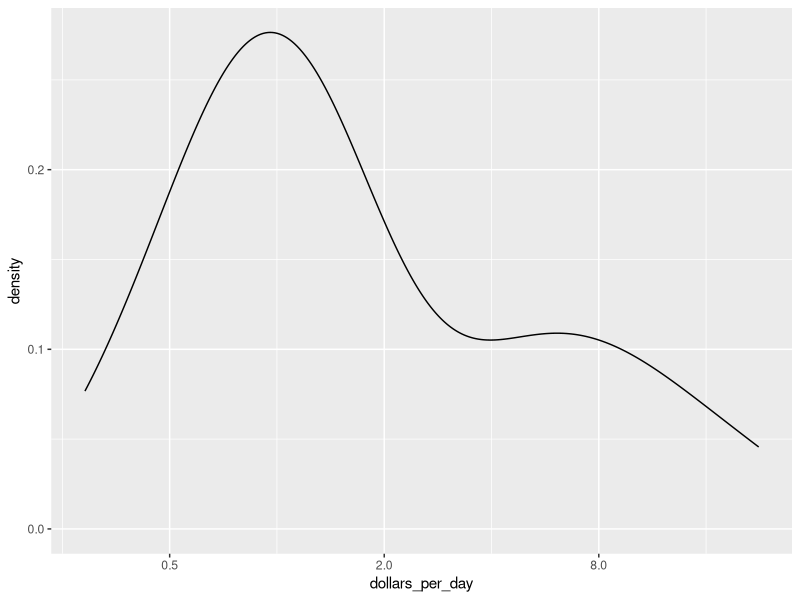

The R script that drew this image:
library(dplyr)
library(dslabs)
library(ggplot2)

data(gapminder)

# Create the dollars_per_day variable for African countries for the year 2010.
# Remove any NA values. 
# Create a dollars_per_day variable, which is defined as gdp/population/365.
# Save the mutated dataset as daydollars.

daydollars <- gapminder %>%
  filter (year == 2010 & !is.na(gdp) & continent == "Africa") %>%
  mutate (dollars_per_day = gdp/population/365)

daydollars


# plot the smooth density plot using a log (base 2) x axis.

daydollars %>% ggplot(aes(dollars_per_day)) + 
  geom_density() + 
  scale_x_continuous(trans = "log2")


# Create density plots for multiple years.
# Create the dollars_per_day variable for African countries in the years 1970 and 2010.
# Create a smooth density plot of dollars per day for 1970 and 2010 using a log (base 2) scale for the x axis.
# Show a different density plot for 1970 and 2010. 

daydollars <- gapminder %>%
  filter (year %in% c(1970, 2010) & !is.na(gdp) & continent == "Africa") %>%
  group_by(year) %>%
  mutate (dollars_per_day = gdp/population/365) %>% 
  ggplot (aes(dollars_per_day)) + 
  geom_density () + 
  scale_x_continuous (trans = "log2") +
  facet_grid (year ~ group)


# Make sure the densities are smooth by using bw = 0.5.
# Create the stacked histograms of each region.

daydollars <- gapminder %>%
  filter (year %in% c(1970,2010) & !is.na(gdp) & continent == "Africa") %>%
  group_by(year) %>%
  mutate (dollars_per_day = gdp/population/365) %>% 
  ggplot (aes(dollars_per_day, fill = region)) + 
  geom_density (bw = 0.5, position = "stack") + 
  scale_x_continuous (trans = "log2") +
  facet_grid (year ~ group)
